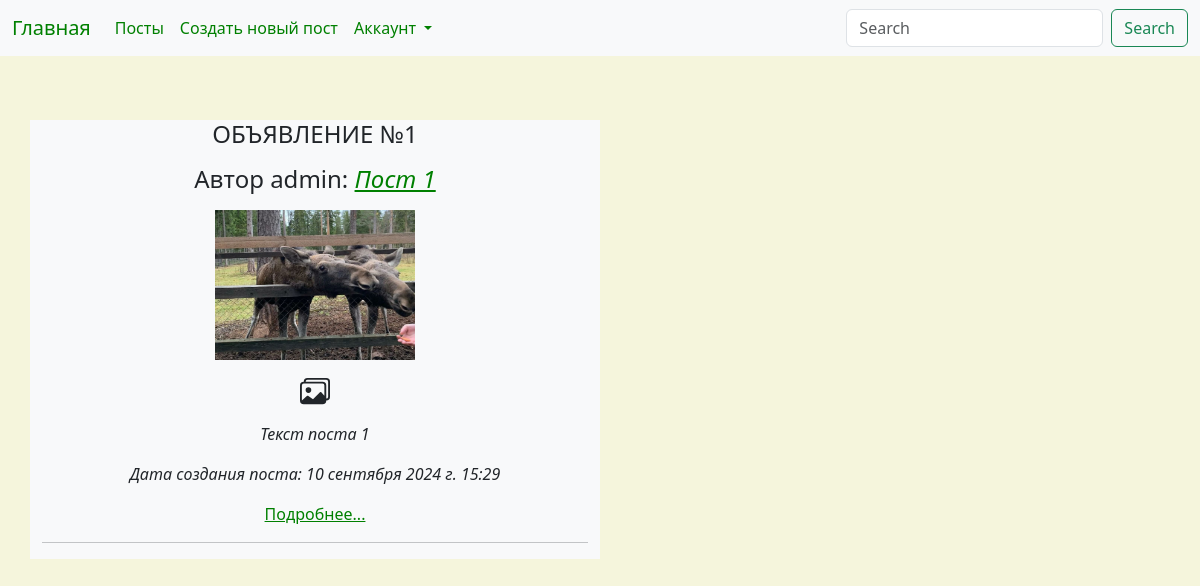
/, run on an earlier commit of the app's database.
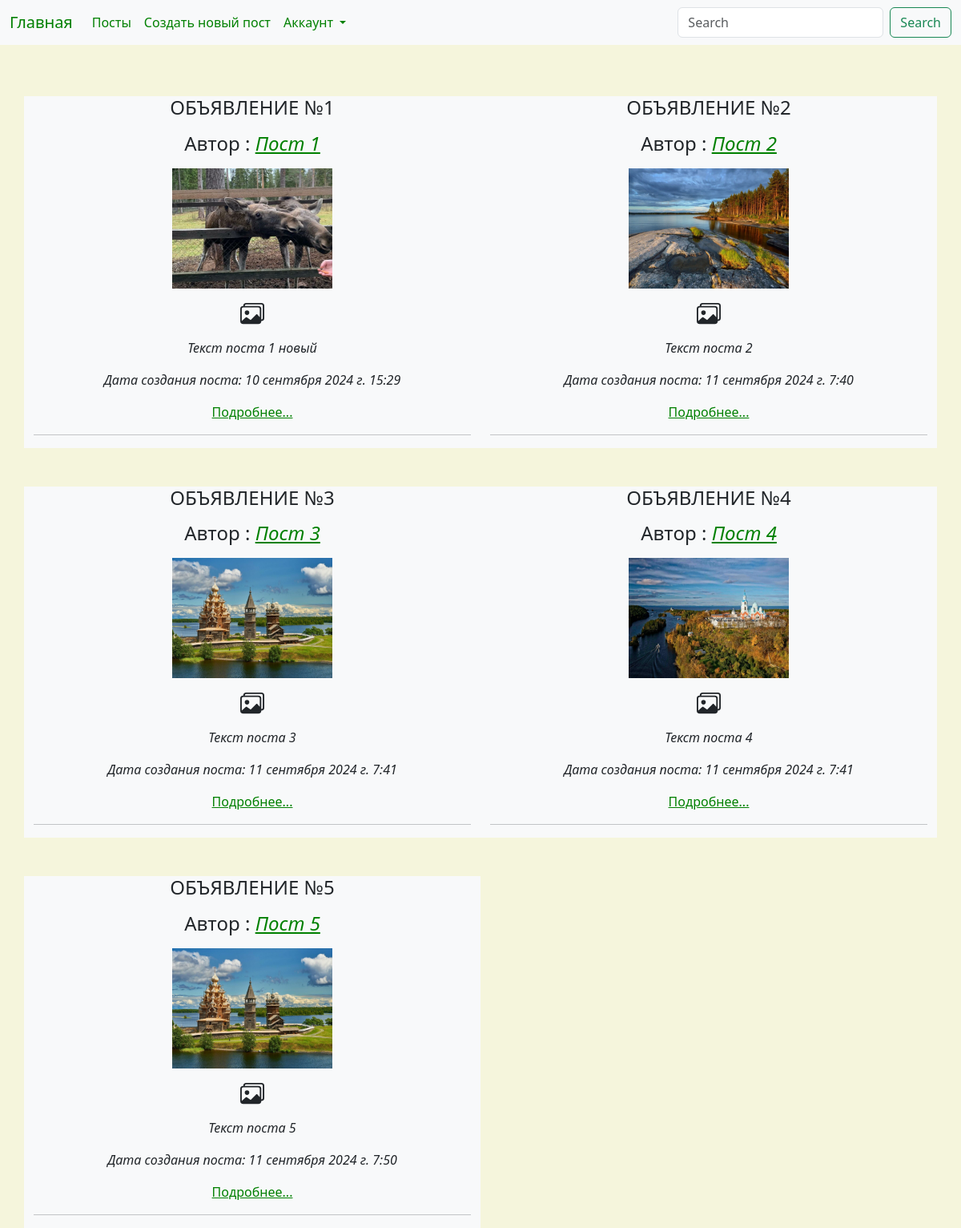
And on a later commit of the database.
### board/models.py (models this page shows, shortened)
class Post(models.Model):
    author = models.ForeignKey(User, on_delete=models.CASCADE, verbose_name='Автор')
    title = models.CharField(max_length=200, verbose_name='Заголовок')
    text = models.TextField(max_length=500, verbose_name='Текст объявления')
    created_at = models.DateTimeField(default=timezone.now, verbose_name='Опубликовано',
                                      editable=False)  # Параметр 'editable' отключает возможность для редактирования
    url_adders = models.CharField(max_length=150, verbose_name='Ссылка на сайт')
    image = models.ImageField(upload_to='posts/', null=True, verbose_name='Изображение')
    slug = models.SlugField(max_length=200, unique=True, editable=False, null=True)
    def get_absolute_url(self):
        return reverse('board:post_detail', kwargs={'slug': self.slug})
    class Meta:  # Настроечный класс
        verbose_name = 'Объявление'
        verbose_name_plural = 'Объявления'

### users/models.py (models this page shows)
class CustomUser(AbstractUser):
    phone = models.CharField(max_length=20, verbose_name="Телефон")
    city = models.CharField(max_length=100, verbose_name="Город")
    image = models.ImageField(upload_to="users/", null=True, verbose_name="Изображение")

### board/views.py (the view)
# urls.py: path('', root),
def root(request):
    posts = Post.objects.all()
    context = {
        'title': 'Объявления',
        'posts': posts
    }
    return render(request, template_name='board/index.html', context=context)

### board/templates/board/index.html (shortened to what this page needs)
{% extends 'board/base.html' %}
{% load static %}
{% block content %}
<div class="container">
    <div class="row gy-5">
        {% for post in posts %}
        <div class="col-6 bg-light text-dark text-center">
             <h4 class="text-uppercase">Объявление №{{post.id}}</h4>
            <h4 class="text-center  my-3">Автор {{post.author}}: <a href="{{ post.get_absolute_url }}">
                <i>{{post.title}}</i></a></h4>
            <div class="text-center">
                {% if post.image %}
                        <img width="200px" height="150px" src="{{post.image.url}}">
                {% endif %}
            </div>
            <p>{{post.text}}</p>
            <p>Дата создания поста: <i>{{post.created_at}}</i></p>
            <a href="{{post.url_adders}}">Подробнее...</a>
            <hr>
        </div>
        {% endfor %}
    </div>
</div>
{% endblock content %}

What changed in the data, as far as the page shows it:
changed Post "Пост 1": text "Текст поста 1" → "Текст поста 1 новый"; author "admin" → (not shown)
added Post: id "2", title "Пост 2", image (picture), text "Текст поста 2", created_at "11 сентября 2024 г. 7:40"
added Post: id "3", title "Пост 3", image (picture), text "Текст поста 3", created_at "11 сентября 2024 г. 7:41"
added Post: id "4", title "Пост 4", image (picture), text "Текст поста 4", created_at "11 сентября 2024 г. 7:41"
added Post: id "5", title "Пост 5", image (picture), text "Текст поста 5", created_at "11 сентября 2024 г. 7:50"
